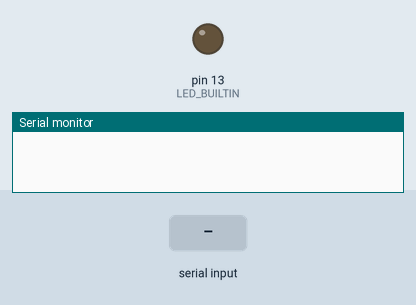
Bench run of a sketch on a simulated Arduino Uno, built with avr-gcc and run on an emulated ATmega328P. On the bench: output pins drawn as LEDs (lit = HIGH), the last lines printed to the serial monitor. The inputs (shaded band) are chosen by the test bench.

Above: at 1.2 s.
1.3 s: "off" received over Serial
At 2.5 s:
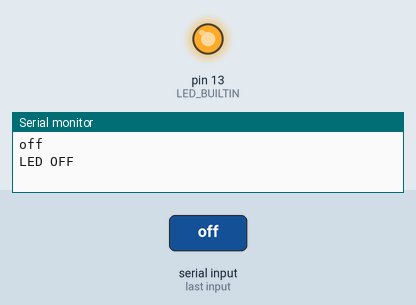
2.8 s: "on" received over Serial
At 3.6 s:
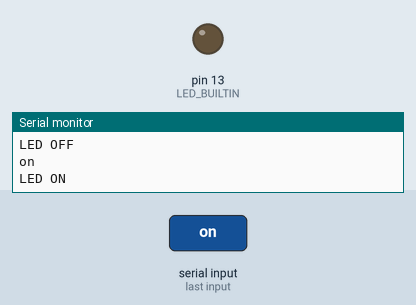
Timing chart, 0 to 5.8 s (numbered marks = the images above; inputs shaded):
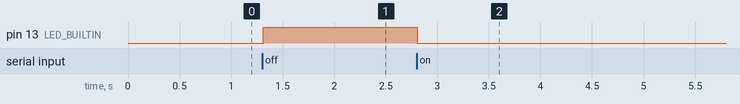

The sketch:

serial-send.ino
```cpp
String readString;

void setup() {
  Serial.begin(115200);
  pinMode(LED_BUILTIN, OUTPUT);
}

void loop() {
  while (Serial.available()) {
    delay(3);
    char c = Serial.read();
    readString += c;
  }

  if (readString.length() > 0) {
    Serial.println(readString);

    if (readString == "on") {
      ledON();
    }

    if (readString == "off") {
      ledOFF();
    }

    readString = "";
  }
}

void ledON() {
  Serial.println("LED ON");
  digitalWrite(LED_BUILTIN, LOW);
}

void ledOFF() {
  Serial.println("LED OFF");
  digitalWrite(LED_BUILTIN, HIGH);
}
```

Measured:
- after the input at 1.3 s, pin 13 (LED_BUILTIN): LOW → HIGH at once
- after the input at 2.8 s, pin 13 (LED_BUILTIN): HIGH → LOW at once
